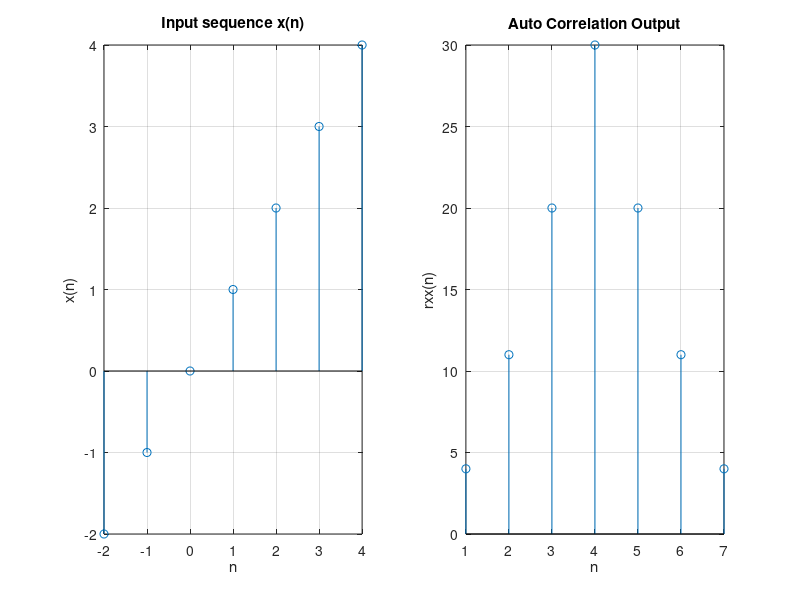
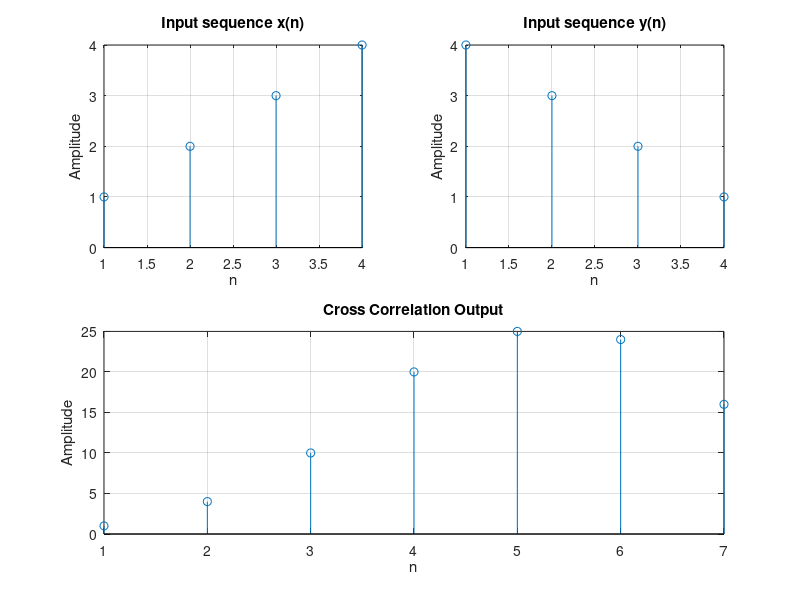

The MATLAB script that drew these images, in order:
% Auto Correlation

clc;

nx = -2:1:4;
xn = [1,2,3,4];
rxx = xcorr(xn,xn);

subplot(1,2,1);
stem(nx,nx);
grid on;

xlabel('n');
ylabel('x(n)');
title('Input sequence x(n)');

subplot(1,2,2);
stem(rxx);
grid on;

xlabel('n');
ylabel('rxx(n)');
title('Auto Correlation Output');

% Cross Correlation

nx = -2:1:4;
xn = [1,2,3,4];
yn = [4,3,2,1];

rxy=xcorr(xn,yn);

figure(2);
subplot(2,2,1);
stem(xn);
grid on;

xlabel('n');
ylabel('Amplitude');
title('Input sequence x(n)');
disp('Input sequence x(n)');
disp(xn);

subplot(2,2,2);
stem(yn);
grid on;

xlabel('n');
ylabel('Amplitude');
title('Input sequence y(n)');
disp('Input sequence y(n)');
disp(yn);

subplot(2,2,[3,4]);
stem(rxy);
grid on;

xlabel('n');
ylabel('Amplitude');
title('Cross Correlation Output');
disp('Cross Correlation Output');
disp(rxy);